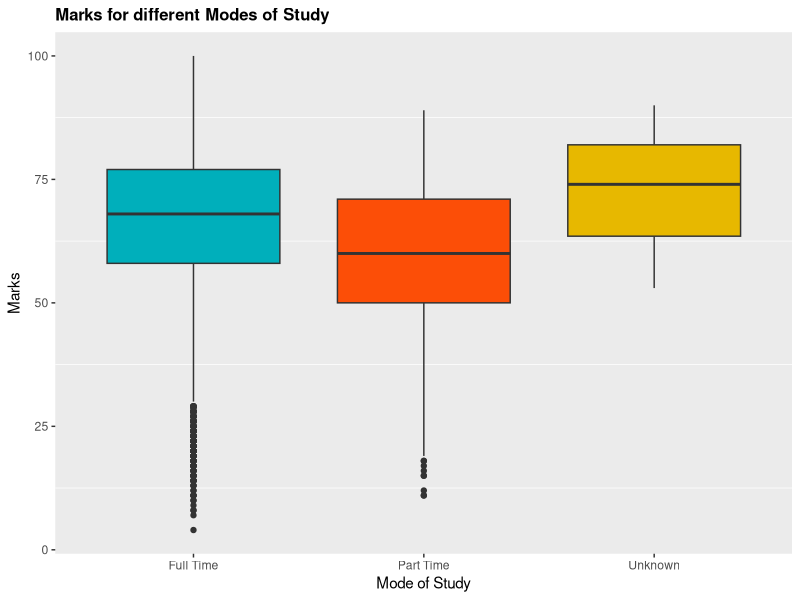
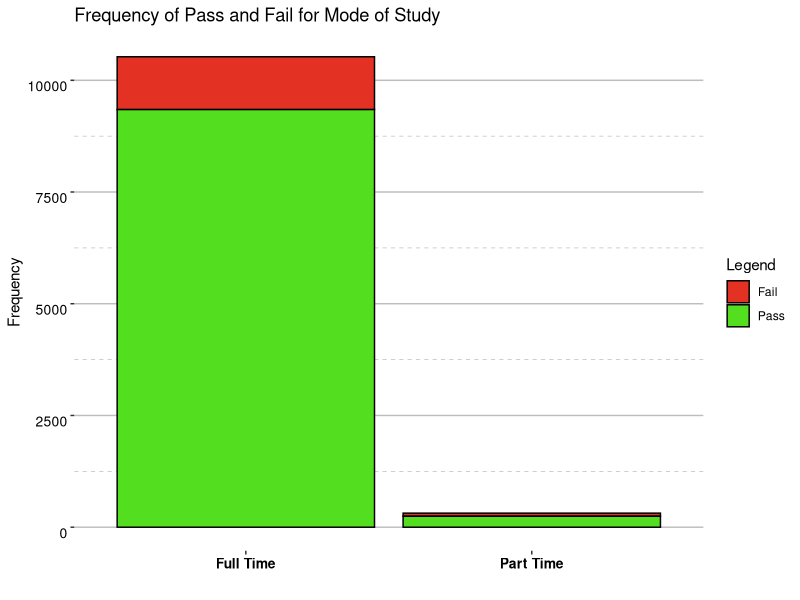
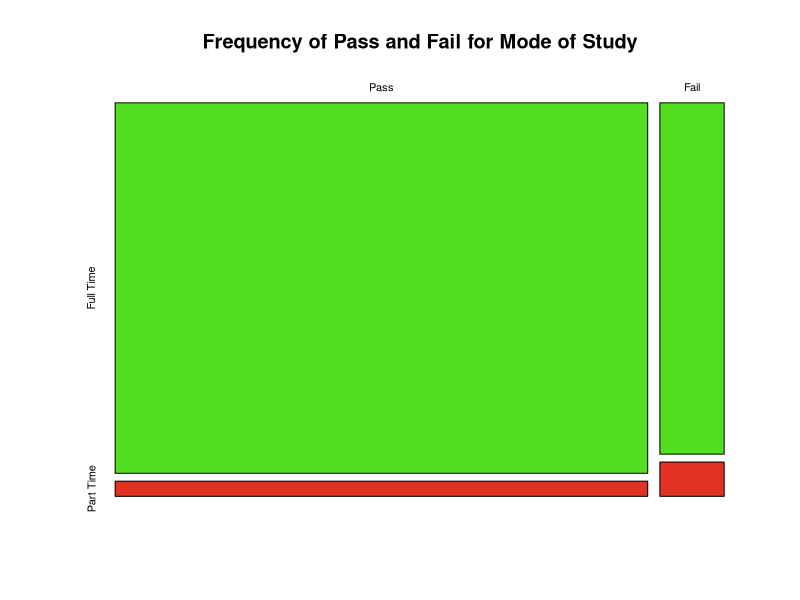

Write R code to recreate these figures, in order.
## ---- chunk 1
library(tidyverse)
student = read.csv("DATA1001_2019_S2C_PROJECT3_DATA_v2.csv")
## ---- chunk 2
ggplot(student, aes(x=Mode.of.Study, y=UoS.Mark, fill=Mode.of.Study)) + geom_boxplot() +
xlab("Mode of Study") + 
ylab("Marks") + 
ggtitle("Marks for different Modes of Study") +
theme(plot.title = element_text(size = 12, face = "bold")) +
theme(panel.grid.major = element_blank(), 
      plot.background = element_rect(),
      panel.background = element_rect(), 
      legend.position = "none") + 
scale_fill_manual(values = c("#00AFBB", "#FC4E07", "#E7B800"))

table(student$Mode.of.Study)
## ---- chunk 3
pass = student %>% filter(Domestic...international.status == 'Domestic') %>% filter(UoS.Mark >= 50) %>% filter(Mode.of.Study != 'Unknown')
fail = student %>% filter(Domestic...international.status == 'Domestic') %>% filter(UoS.Mark < 50)

table(pass$Mode.of.Study)
table(fail$Mode.of.Study)
## ---- chunk 4
removeunknown = student %>% filter(Mode.of.Study != 'Unknown')

legend_title <- "Legend"

ggplot(removeunknown, aes(x=Mode.of.Study, fill=(UoS.Mark >= 50))) + geom_bar(colour = 'black') +
xlab(" ") + 
ylab("Frequency") + 
scale_fill_manual(legend_title, labels = c("Fail", "Pass"), values = c("#E33223", "#54DE20")) +
theme(text = element_text(color = "black"),
panel.background = element_rect(fill = "white"),
panel.grid.major.y = element_line(color = "grey"),
panel.grid.minor.y = element_line(color = "grey", linetype = "dashed"),
panel.grid.major.x = element_blank(),
panel.grid.minor.x = element_blank(),
strip.background = element_rect(fill = "white", color="grey"), axis.text.x = element_text(size = 10, face = 'bold', vjust=1, lineheight=1, colour = "black"),
axis.text.y = element_text(size = 10, vjust=1, lineheight=1, colour = "black")) +
labs(title = "Frequency of Pass and Fail for Mode of Study") +
theme(legend.position = "right")
## ---- chunk 5
PassFail <- matrix(c(5817, 238, 666, 65), nrow = 2, ncol = 2, byrow = TRUE, dimnames = list(c("Pass", "Fail"), c("Full Time", "Part Time")))

mosaicplot(PassFail, main = 'Frequency of Pass and Fail for Mode of Study', color = c('#54DE20', '#E33223'))
## ---- chunk 6
chisq.test(PassFail)
